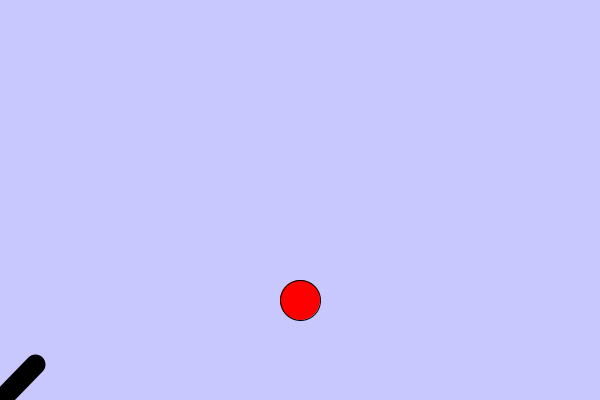
Frame 1 (no input)
Frame 60 (the mouse pressed at the canvas centre just before this capture): identical to frame 1, image omitted
Frame 120 (the mouse held since frame 60 and released just before this capture): identical to frame 1, image omitted

The Processing sketch that drew this single still picture (run headless with seeded random() and noise(); from frame 60 on, the mouse is pressed at the canvas centre):

// Processing sketch: processing_46880
// ── processing_46880.pde

/**
 * Processing Workshop 2
 * Open Space Aarhus 
 * http://gfx.osaa.dk
 *
 * Drej kanonen med piletasterne og skyd med mellemrumstasten
 */

// kanonkuglens position
float kugleX = 0;
float kugleY = 400;

// kanonkuglens hastighed
float dx = 0;
float dy = 0;

// kanonens vinkel (45 grader)
float cannonA = -PI / 4.0;

// målskivens position
float targetX = 300;
float targetY = 300;

void setup() {
  size(600, 400);
  smooth();
  
  ellipseMode(CENTER);
}

void draw() {
  //--- først opdaterer vi kanonkuglen mm ---
  
  // flyt kanonkuglen  
  kugleX += dx;
  kugleY += dy;
  
  // skift retning når bolden rammer venstre eller højre kant
  if (kugleX > width || kugleX < 0) {
    dx = -dx;
    kugleX = constrain(kugleX, 0, width);
  }
  
  // skift retning når bolden rammer toppen eller bunden
  if (kugleY > height || kugleY < 0) {
    dy = -dy;
    kugleY = constrain(kugleY, 0, height);
  }
   
  // flyt målet til et nyt tilfældigt sted, hvis bolden rammer målet 
  if (dist(kugleX, kugleY, targetX, targetY) < 30) {
    targetX = 100 + random(400);
    targetY = 100 + random(200);
  }   
  
  //--- dernæst tegner vi grafikken igen ---
   
  // slet skærmen med en himmelblå farve
  background(200, 200, 255);

  // tegn kanonkugle
  fill(0);
  ellipse(kugleX, kugleY, 20, 20);  
  
  // tegn målskiven
  fill(255, 0, 0);
  ellipse(targetX, targetY, 40, 40);
  
  // tegn kanonen
  strokeWeight(20);
  line(0, 400, 50 * cos(cannonA), 400 + 50 * sin(cannonA));
  strokeWeight(1);
}

void keyPressed() {
  if (keyCode == LEFT) {
    // drej kanon mod uret
    cannonA -= 0.05;    
  } else if (keyCode == RIGHT) {
    // drej kanon med uret
    cannonA += 0.05;
  } else if (key == ' ') {
    // kanonkuglens start position
    kugleX = 0;
    kugleY = 400;
    
    // kanonkuglens start hastighed
    dx = 10 * cos(cannonA);
    dy = 10 * sin(cannonA);
  }  
}
